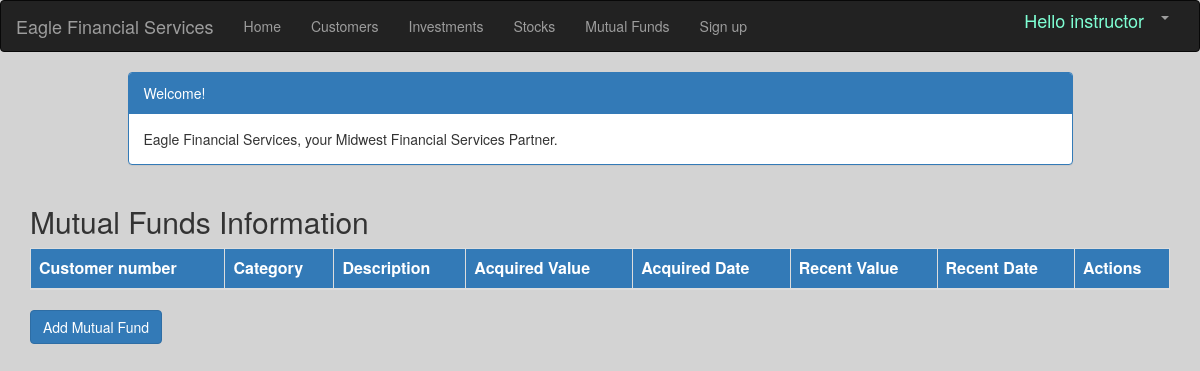
The page /mutualfund/ (signed in) on the database as committed earlier.
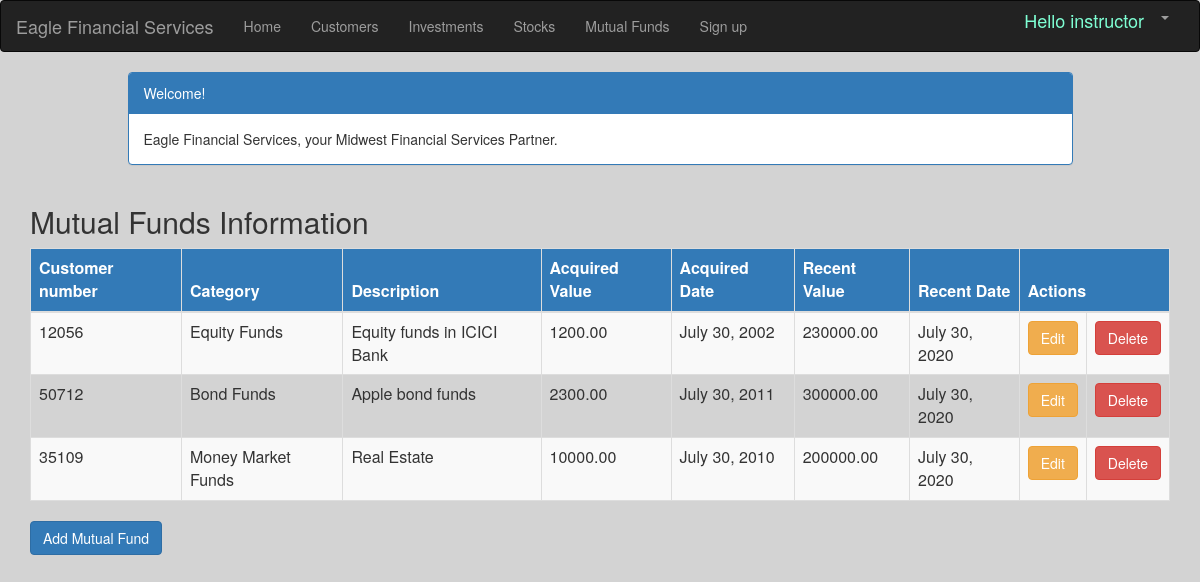
The same page on the database as committed later.
### portfolio/models.py (models this page shows, shortened)
class MutualFund(models.Model):
    customer = models.ForeignKey(Customer, on_delete=models.CASCADE, related_name='mutualfunds')
    category = models.CharField(max_length=50, choices=Categories)
    description = models.CharField(max_length=200)
    acquired_value = models.DecimalField(max_digits=10, decimal_places=2)
    acquired_date = models.DateField(default=timezone.now)
    recent_value = models.DecimalField(max_digits=10, decimal_places=2)
    recent_date = models.DateField(default=timezone.now, blank=True, null=True)

class Customer(models.Model):
    name = models.CharField(max_length=50)
    address = models.CharField(max_length=200)
    cust_number = models.IntegerField(blank=False, null=False)
    city = models.CharField(max_length=50)
    state = models.CharField(max_length=50)
    zipcode = models.CharField(max_length=10)
    email = models.EmailField(max_length=200)
    cell_phone = models.CharField(max_length=50)
    created_date = models.DateTimeField(
        default=timezone.now)
    updated_date = models.DateTimeField(auto_now_add=True)
    def __str__(self):
        return str(self.cust_number)

### portfolio/views.py (the view)
# urls.py: path('mutualfund/', views.mutualfund_list, name='mutualfund_list'),
@login_required
def mutualfund_list(request):
    mutualfunds = MutualFund.objects.filter(recent_date__lte=timezone.now())
    return render(request, 'portfolio/mutualfund_list.html', {'mutualfunds': mutualfunds})

### portfolio/templates/portfolio/mutualfund_list.html (shortened to what this page needs)
{% extends 'portfolio/base.html' %}
{% block content %}
    <html>
    <head>
        <link rel="stylesheet" href="https://maxcdn.bootstrapcdn.com/bootstrap/3.3.4/css/bootstrap.min.css">
    </head>
    <body>
    <div class="container">
        <div class="row">
            <div class="col-md-10 col-md-offset-1">
                <div class="panel panel-primary">
                    <div class="panel-heading">Welcome!</div>
                    <div class="panel-body">
                        Eagle Financial Services, your Midwest Financial Services Partner.
                    </div>
                </div>
            </div>
        </div>
    </div>
    <div class="container">
        <div class="row">
        <h2 style="padding-left: 15Px">Mutual Funds Information</h2>
    </div>
        <table class="table table-striped table-bordered table-hover">
                <thead class="thead-dark bg-primary">
                <tr>
                    <th>Customer number</th>
                    <th>Category</th>
                    <th>Description</th>
                    <th>Acquired Value</th>
                    <th>Acquired Date</th>
                    <th>Recent Value</th>
                    <th>Recent Date</th>
                    <th colspan="3">Actions</th>
                </tr>
                </thead>
                <tbody>
                {% for mutualfund in mutualfunds %}
                    <tr>
                        <td>{{ mutualfund.customer }}</td>
                        <td>{{ mutualfund.category }}</td>
                        <td>{{ mutualfund.description }}</td>
                        <td>{{ mutualfund.acquired_value }}</td>
                        <td>{{ mutualfund.acquired_date }}</td>
                        <td>{{ mutualfund.recent_value }}</td>
                        <td>{{ mutualfund.recent_date }}</td>
                       <td><a href="{% url 'portfolio:mutualfund_edit' pk=mutualfund.pk %}"
                               class="btn btn-warning">Edit</a></td>
                        <td><a href="{% url 'portfolio:mutualfund_delete' pk=mutualfund.pk %}"
                               onclick="return confirm('Are you sure you want to delete this mutualfund?')"
                               class="btn btn-danger">Delete</a>
                        </td>
                    </tr>
                {% endfor %}
                </tbody>
            </table>
        <div class="row col-lg-2">
                <a href="{% url 'portfolio:mutualfund_new' %}" class="row"><span
                        class="btn btn-primary">Add Mutual Fund</span></a>
            </div>
    </div>
    </body>
    </html>
{% endblock %}

Rows that differ between the two databases and show on the page:
added MutualFund: customer "12056", category "Equity Funds", description "Equity funds in ICICI Bank", acquired_value "1200.00", acquired_date "July 30, 2002", recent_value "230000.00", recent_date "July 30, 2020"
added MutualFund: customer "50712", category "Bond Funds", description "Apple bond funds", acquired_value "2300.00", acquired_date "July 30, 2011", recent_value "300000.00", recent_date "July 30, 2020"
added MutualFund: customer "35109", category "Money Market Funds", description "Real Estate", acquired_value "10000.00", acquired_date "July 30, 2010", recent_value "200000.00", recent_date "July 30, 2020"
